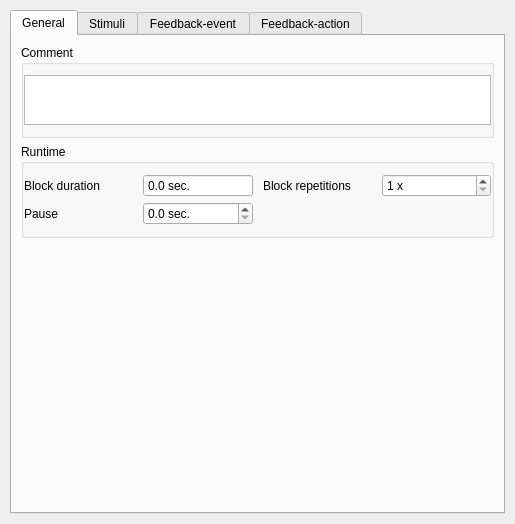
<?xml version="1.0" encoding="UTF-8"?>
<ui version="4.0">
 <class>CTConfWallLeft</class>
 <widget class="QWidget" name="CTConfWallLeft">
  <property name="geometry">
   <rect>
    <x>0</x>
    <y>0</y>
    <width>515</width>
    <height>524</height>
   </rect>
  </property>
  <property name="sizePolicy">
   <sizepolicy hsizetype="MinimumExpanding" vsizetype="Preferred">
    <horstretch>0</horstretch>
    <verstretch>0</verstretch>
   </sizepolicy>
  </property>
  <property name="minimumSize">
   <size>
    <width>500</width>
    <height>0</height>
   </size>
  </property>
  <property name="windowTitle">
   <string/>
  </property>
  <layout class="QVBoxLayout" name="qvb_main_layout">
   <property name="spacing">
    <number>20</number>
   </property>
   <property name="margin">
    <number>10</number>
   </property>
   <item>
    <widget class="QTabWidget" name="tabWidget">
     <property name="currentIndex">
      <number>0</number>
     </property>
     <widget class="QWidget" name="tabGeneral">
      <attribute name="title">
       <string>General</string>
      </attribute>
      <layout class="QVBoxLayout" name="verticalLayout">
       <item>
        <widget class="QGroupBox" name="qgb_comment">
         <property name="title">
          <string>Comment</string>
         </property>
         <property name="flat">
          <bool>true</bool>
         </property>
         <layout class="QGridLayout" name="qgl_comment_layout">
          <property name="leftMargin">
           <number>0</number>
          </property>
          <property name="topMargin">
           <number>10</number>
          </property>
          <property name="rightMargin">
           <number>0</number>
          </property>
          <property name="bottomMargin">
           <number>10</number>
          </property>
          <property name="horizontalSpacing">
           <number>10</number>
          </property>
          <property name="verticalSpacing">
           <number>5</number>
          </property>
          <item row="0" column="0">
           <widget class="QPlainTextEdit" name="qte_comment">
            <property name="sizePolicy">
             <sizepolicy hsizetype="Expanding" vsizetype="Fixed">
              <horstretch>0</horstretch>
              <verstretch>0</verstretch>
             </sizepolicy>
            </property>
            <property name="minimumSize">
             <size>
              <width>0</width>
              <height>50</height>
             </size>
            </property>
            <property name="maximumSize">
             <size>
              <width>16777215</width>
              <height>50</height>
             </size>
            </property>
            <property name="horizontalScrollBarPolicy">
             <enum>Qt::ScrollBarAlwaysOff</enum>
            </property>
           </widget>
          </item>
         </layout>
        </widget>
       </item>
       <item>
        <widget class="QGroupBox" name="qgb_runtime">
         <property name="title">
          <string>Runtime</string>
         </property>
         <property name="flat">
          <bool>true</bool>
         </property>
         <layout class="QGridLayout" name="qgl_runtime_layout">
          <property name="leftMargin">
           <number>0</number>
          </property>
          <property name="topMargin">
           <number>10</number>
          </property>
          <property name="rightMargin">
           <number>0</number>
          </property>
          <property name="bottomMargin">
           <number>10</number>
          </property>
          <property name="horizontalSpacing">
           <number>10</number>
          </property>
          <property name="verticalSpacing">
           <number>5</number>
          </property>
          <item row="0" column="3">
           <widget class="QLabel" name="qlb_block_repetitions">
            <property name="text">
             <string>Block repetitions</string>
            </property>
           </widget>
          </item>
          <item row="0" column="0">
           <widget class="QLabel" name="qlb_block_duration">
            <property name="text">
             <string>Block duration</string>
            </property>
           </widget>
          </item>
          <item row="0" column="4">
           <widget class="CTSpinBox" name="qsb_block_repetitions">
            <property name="suffix">
             <string> x</string>
            </property>
            <property name="minimum">
             <number>1</number>
            </property>
            <property name="maximum">
             <number>100</number>
            </property>
           </widget>
          </item>
          <item row="0" column="2">
           <widget class="CTDoubleSpinBox" name="qsb_block_duration">
            <property name="readOnly">
             <bool>true</bool>
            </property>
            <property name="buttonSymbols">
             <enum>QAbstractSpinBox::NoButtons</enum>
            </property>
            <property name="suffix">
             <string> sec.</string>
            </property>
            <property name="decimals">
             <number>1</number>
            </property>
            <property name="minimum">
             <double>0.000000000000000</double>
            </property>
            <property name="maximum">
             <double>300.000000000000000</double>
            </property>
            <property name="singleStep">
             <double>0.100000000000000</double>
            </property>
            <property name="value">
             <double>0.000000000000000</double>
            </property>
           </widget>
          </item>
          <item row="1" column="0">
           <widget class="QLabel" name="qlb_pause">
            <property name="text">
             <string>Pause</string>
            </property>
           </widget>
          </item>
          <item row="1" column="2">
           <widget class="CTDoubleSpinBox" name="qsb_pause">
            <property name="suffix">
             <string> sec.</string>
            </property>
            <property name="decimals">
             <number>1</number>
            </property>
            <property name="singleStep">
             <double>0.100000000000000</double>
            </property>
           </widget>
          </item>
         </layout>
        </widget>
       </item>
       <item>
        <spacer name="verticalSpacer">
         <property name="orientation">
          <enum>Qt::Vertical</enum>
         </property>
         <property name="sizeHint" stdset="0">
          <size>
           <width>20</width>
           <height>40</height>
          </size>
         </property>
        </spacer>
       </item>
      </layout>
     </widget>
     <widget class="QWidget" name="tabStimuli">
      <attribute name="title">
       <string>Stimuli</string>
      </attribute>
      <layout class="QVBoxLayout" name="verticalLayout_2">
       <item>
        <widget class="QGroupBox" name="qgb_stimuli">
         <property name="title">
          <string>Stimuli</string>
         </property>
         <property name="flat">
          <bool>true</bool>
         </property>
         <layout class="QVBoxLayout" name="qvb_stimuli_layout">
          <property name="spacing">
           <number>10</number>
          </property>
          <property name="leftMargin">
           <number>0</number>
          </property>
          <property name="topMargin">
           <number>10</number>
          </property>
          <property name="rightMargin">
           <number>0</number>
          </property>
          <property name="bottomMargin">
           <number>10</number>
          </property>
         </layout>
        </widget>
       </item>
       <item>
        <spacer name="verticalSpacer_2">
         <property name="orientation">
          <enum>Qt::Vertical</enum>
         </property>
         <property name="sizeHint" stdset="0">
          <size>
           <width>20</width>
           <height>40</height>
          </size>
         </property>
        </spacer>
       </item>
      </layout>
     </widget>
     <widget class="QWidget" name="tab">
      <attribute name="title">
       <string>Feedback-event</string>
      </attribute>
      <layout class="QVBoxLayout" name="verticalLayout_3">
       <item>
        <widget class="QGroupBox" name="qgb_events">
         <property name="title">
          <string>Feedback - Event/Condition</string>
         </property>
         <property name="flat">
          <bool>true</bool>
         </property>
         <layout class="QGridLayout" name="gridLayout_2">
          <item row="0" column="0" colspan="3">
           <widget class="QRadioButton" name="qrb_null_event">
            <property name="text">
             <string>Do not process feedback</string>
            </property>
            <property name="checked">
             <bool>true</bool>
            </property>
           </widget>
          </item>
          <item row="1" column="0">
           <spacer name="qv_spacer">
            <property name="orientation">
             <enum>Qt::Vertical</enum>
            </property>
            <property name="sizeType">
             <enum>QSizePolicy::Fixed</enum>
            </property>
            <property name="sizeHint" stdset="0">
             <size>
              <width>5</width>
              <height>10</height>
             </size>
            </property>
           </spacer>
          </item>
          <item row="2" column="0">
           <widget class="QRadioButton" name="qrb_position_event">
            <property name="text">
             <string>Position</string>
            </property>
           </widget>
          </item>
          <item row="2" column="1" colspan="2">
           <widget class="QLabel" name="qlb_position">
            <property name="text">
             <string>If infant reaches</string>
            </property>
           </widget>
          </item>
          <item row="2" column="3">
           <widget class="QComboBox" name="qcb_position">
            <property name="enabled">
             <bool>false</bool>
            </property>
           </widget>
          </item>
          <item row="2" column="4">
           <widget class="QLabel" name="qlb_position_add">
            <property name="text">
             <string>position</string>
            </property>
           </widget>
          </item>
          <item row="3" column="0">
           <widget class="QRadioButton" name="qrb_button_pressed_event">
            <property name="text">
             <string>Button</string>
            </property>
           </widget>
          </item>
          <item row="3" column="1" colspan="2">
           <widget class="QLabel" name="qlb_button">
            <property name="text">
             <string>If infant presses</string>
            </property>
           </widget>
          </item>
          <item row="3" column="3">
           <widget class="QComboBox" name="qcb_button">
            <property name="enabled">
             <bool>false</bool>
            </property>
            <item>
             <property name="text">
              <string>Button #1</string>
             </property>
            </item>
            <item>
             <property name="text">
              <string>Button #2</string>
             </property>
            </item>
            <item>
             <property name="text">
              <string>Button #3</string>
             </property>
            </item>
            <item>
             <property name="text">
              <string>Button #4</string>
             </property>
            </item>
            <item>
             <property name="text">
              <string>all</string>
             </property>
            </item>
           </widget>
          </item>
          <item row="4" column="0">
           <widget class="QRadioButton" name="qrb_body_event">
            <property name="text">
             <string>Body</string>
            </property>
           </widget>
          </item>
          <item row="4" column="1">
           <widget class="QLabel" name="qlb_body">
            <property name="text">
             <string>If body moves</string>
            </property>
           </widget>
          </item>
          <item row="4" column="3">
           <widget class="QComboBox" name="qcb_body">
            <property name="enabled">
             <bool>false</bool>
            </property>
            <item>
             <property name="text">
              <string>right to left</string>
             </property>
            </item>
            <item>
             <property name="text">
              <string>left to right</string>
             </property>
            </item>
           </widget>
          </item>
          <item row="5" column="0">
           <widget class="QRadioButton" name="qrb_head_event">
            <property name="text">
             <string>Head</string>
            </property>
           </widget>
          </item>
          <item row="5" column="1">
           <widget class="QLabel" name="qlb_head">
            <property name="text">
             <string>If head moves</string>
            </property>
           </widget>
          </item>
          <item row="5" column="3">
           <widget class="QComboBox" name="qcb_head">
            <property name="enabled">
             <bool>false</bool>
            </property>
            <item>
             <property name="text">
              <string>right to left</string>
             </property>
            </item>
            <item>
             <property name="text">
              <string>left to right</string>
             </property>
            </item>
           </widget>
          </item>
         </layout>
        </widget>
       </item>
       <item>
        <spacer name="verticalSpacer_3">
         <property name="orientation">
          <enum>Qt::Vertical</enum>
         </property>
         <property name="sizeHint" stdset="0">
          <size>
           <width>20</width>
           <height>40</height>
          </size>
         </property>
        </spacer>
       </item>
      </layout>
     </widget>
     <widget class="QWidget" name="tabFeedbackAction">
      <attribute name="title">
       <string>Feedback-action</string>
      </attribute>
      <layout class="QVBoxLayout" name="verticalLayout_4">
       <item>
        <widget class="QGroupBox" name="qgb_actions">
         <property name="title">
          <string>Feedback - Action</string>
         </property>
         <property name="flat">
          <bool>true</bool>
         </property>
         <layout class="QVBoxLayout" name="qvb_actions_layout">
          <property name="spacing">
           <number>10</number>
          </property>
          <property name="leftMargin">
           <number>0</number>
          </property>
          <property name="topMargin">
           <number>10</number>
          </property>
          <property name="rightMargin">
           <number>0</number>
          </property>
          <property name="bottomMargin">
           <number>10</number>
          </property>
          <item>
           <layout class="QGridLayout" name="gridLayout">
            <item row="0" column="0">
             <widget class="QLabel" name="label">
              <property name="text">
               <string>Duration interval</string>
              </property>
             </widget>
            </item>
            <item row="0" column="1">
             <widget class="CTDoubleSpinBox" name="qsb_duration_min">
              <property name="enabled">
               <bool>true</bool>
              </property>
              <property name="suffix">
               <string> sec.</string>
              </property>
              <property name="decimals">
               <number>1</number>
              </property>
              <property name="maximum">
               <double>1.000000000000000</double>
              </property>
              <property name="singleStep">
               <double>0.100000000000000</double>
              </property>
              <property name="value">
               <double>0.100000000000000</double>
              </property>
             </widget>
            </item>
            <item row="0" column="2">
             <widget class="CTDoubleSpinBox" name="qsb_duration_max">
              <property name="enabled">
               <bool>true</bool>
              </property>
              <property name="suffix">
               <string> sec.</string>
              </property>
              <property name="decimals">
               <number>1</number>
              </property>
              <property name="singleStep">
               <double>0.100000000000000</double>
              </property>
              <property name="value">
               <double>1.000000000000000</double>
              </property>
             </widget>
            </item>
           </layout>
          </item>
         </layout>
        </widget>
       </item>
       <item>
        <spacer name="verticalSpacer_4">
         <property name="orientation">
          <enum>Qt::Vertical</enum>
         </property>
         <property name="sizeHint" stdset="0">
          <size>
           <width>20</width>
           <height>40</height>
          </size>
         </property>
        </spacer>
       </item>
      </layout>
     </widget>
    </widget>
   </item>
  </layout>
 </widget>
 <customwidgets>
  <customwidget>
   <class>CTSpinBox</class>
   <extends>QSpinBox</extends>
   <header>Scenario_Designer/ct_customwidgets.h</header>
  </customwidget>
  <customwidget>
   <class>CTDoubleSpinBox</class>
   <extends>QDoubleSpinBox</extends>
   <header>Scenario_Designer/ct_customwidgets.h</header>
  </customwidget>
 </customwidgets>
 <resources/>
 <connections/>
</ui>
